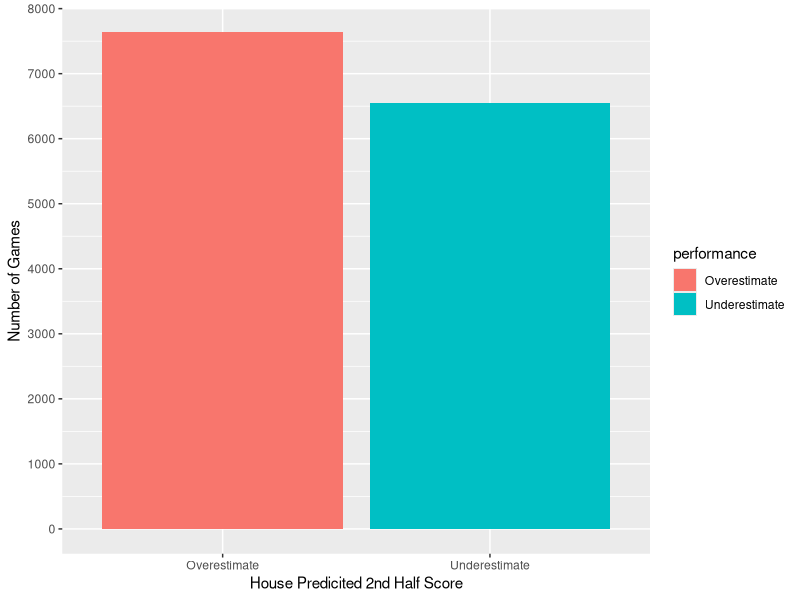
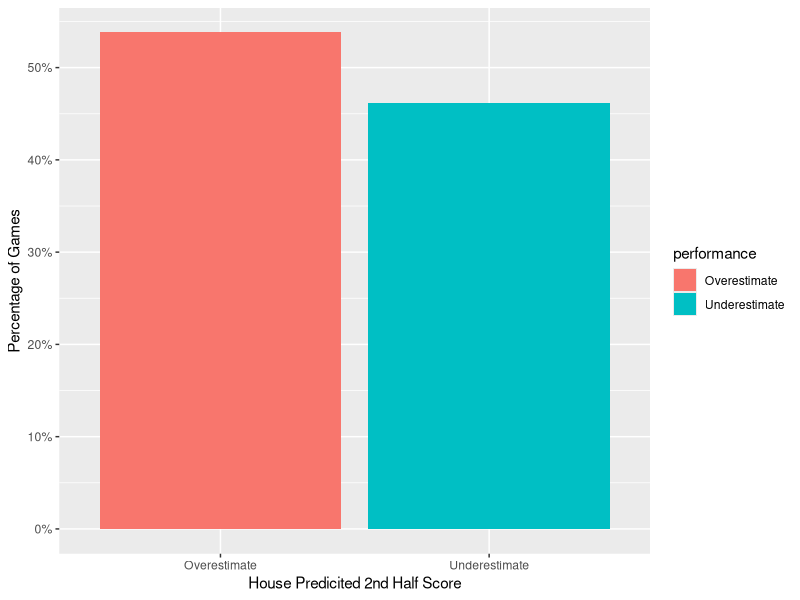
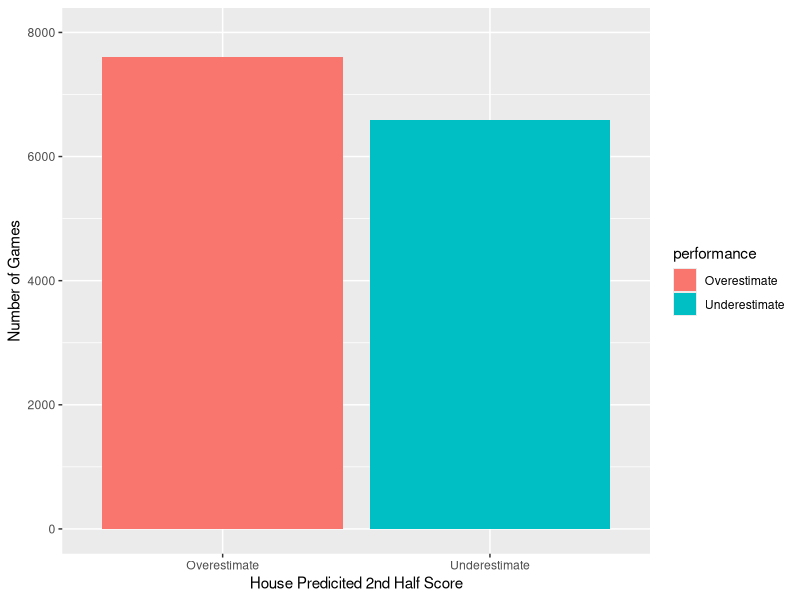
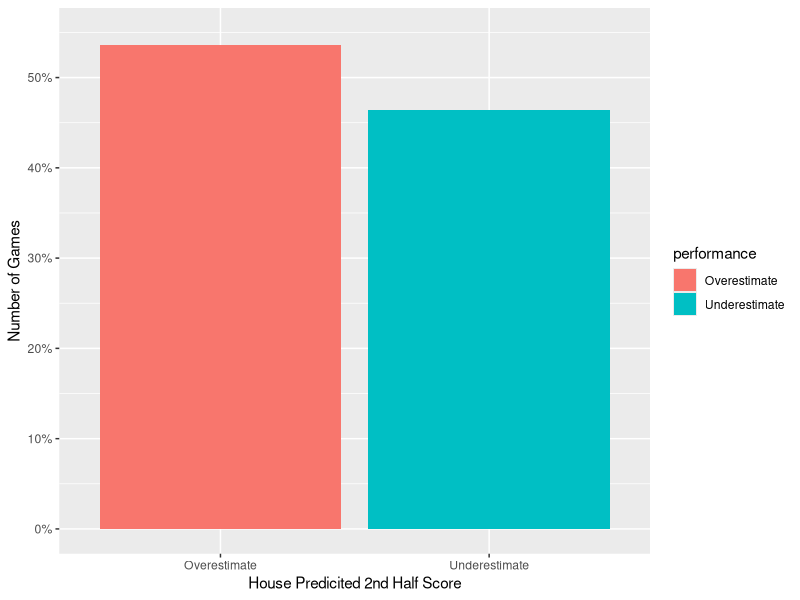
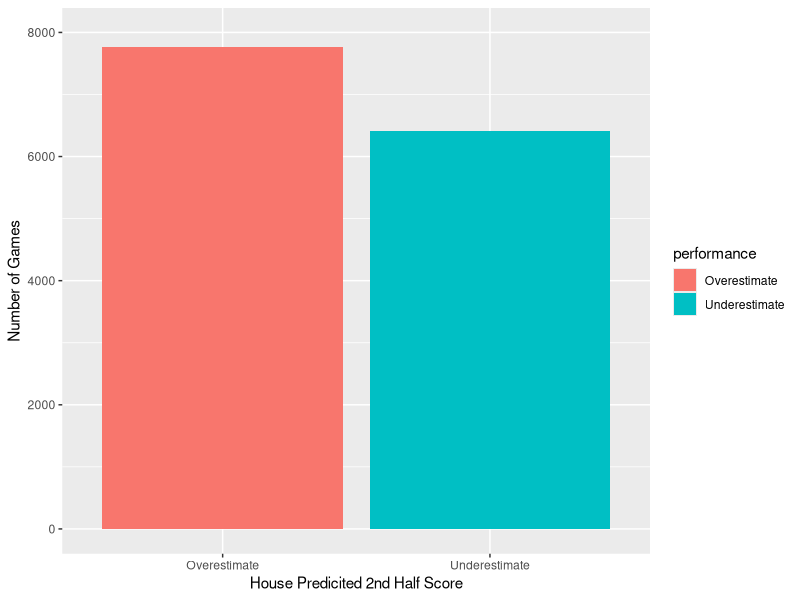
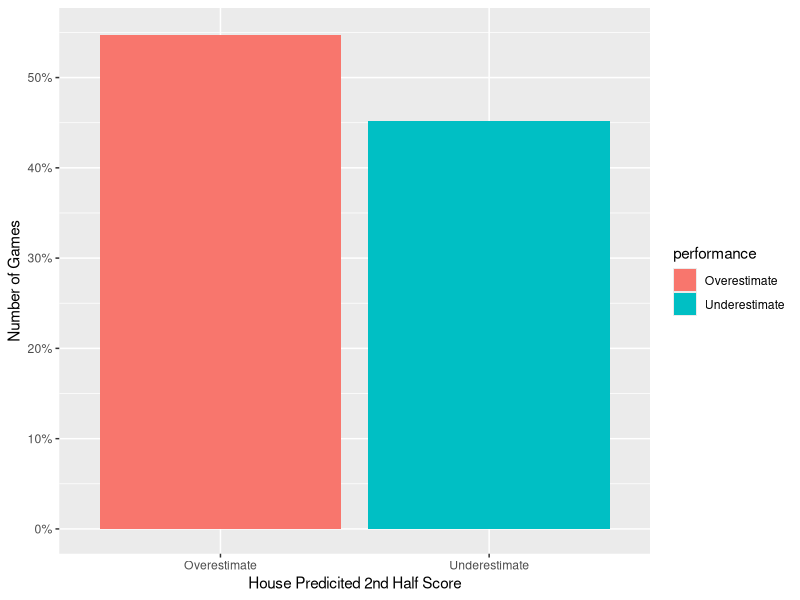
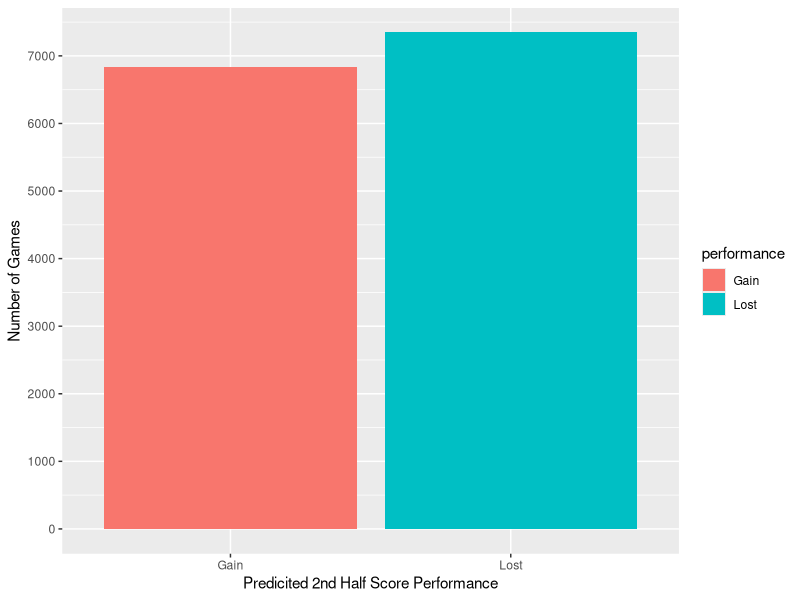
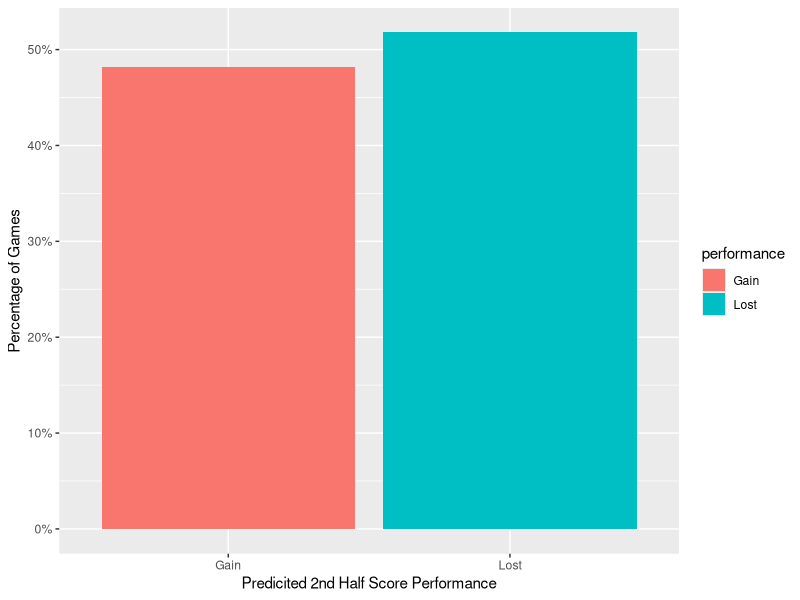

These charts were generated, in order, by the following R code:
## ---- chunk 1
knitr::opts_chunk$set(message = FALSE,
                      warning = FALSE)
## ---- chunk 2
library(tidyverse)
df <- read_csv('tidy.csv')

hw4_df <- df %>% select(Date,V, H, V1, V2, V3, V4, H1, H2, H3, H4, OU2H) %>%
  mutate(Year = format(Date, "%Y") ) %>%
  mutate(Q3Q4 = V3+V4+H3+H4) %>%
  mutate(Q1Q2 = V1+V2+H1+H2) %>%
  mutate(Q1 = V1+H1) %>%
  select(Year, Q1, Q1Q2, Q3Q4, OU2H, V, H) 

## ---- chunk 3
df <- hw4_df %>% select(OU2H, Q3Q4) %>% 
  mutate(performance = if_else(OU2H > Q3Q4, 'Overestimate', 'Underestimate')) 

ggplot(df, aes(x = performance, fill = performance)) +
  geom_bar() +
  scale_y_continuous("Number of Games", breaks = c(0, 1000, 2000, 3000, 4000, 5000, 6000, 7000, 8000)) +
  scale_x_discrete("House Predicited 2nd Half Score")

ggplot(df, aes(x = performance, fill = performance)) +
  geom_bar(aes(y = (..count..)/sum(..count..))) +
  scale_y_continuous("Percentage of Games", breaks = c(0, 0.1, 0.2, 0.3, 0.4, 0.5), labels = c('0%', '10%', '20%', '30%', '40%', '50%')) +
  scale_x_discrete("House Predicited 2nd Half Score")
## ---- chunk 4
df <- hw4_df %>% select(Q1, Q3Q4) %>% 
  mutate(performance = if_else(Q1*2 > Q3Q4, 'Overestimate', 'Underestimate')) 

ggplot(df, aes(x = performance, fill = performance)) +
  geom_bar() +
  scale_y_continuous("Number of Games", breaks = c(0, 2000, 4000, 6000, 8000)) +
  scale_x_discrete("House Predicited 2nd Half Score") +
  coord_cartesian(ylim=c(0,8000))

ggplot(df, aes(x = performance, fill = performance)) +
  geom_bar(aes(y=(..count..)/sum(..count..))) +
  scale_y_continuous("Number of Games", breaks = c(0, 0.1, 0.2, 0.3, 0.4, 0.5), labels = c('0%', '10%', '20%', '30%', '40%', '50%')) +
  scale_x_discrete("House Predicited 2nd Half Score")+
  coord_cartesian(ylim=c(0,0.55))

df <- hw4_df %>% select(Q1Q2, Q3Q4) %>% 
  mutate(performance = if_else(Q1Q2 > Q3Q4, 'Overestimate', 'Underestimate')) 

ggplot(df, aes(x = performance, fill = performance)) +
  geom_bar() +
  scale_y_continuous("Number of Games", breaks = c(0, 2000, 4000, 6000, 8000)) +
  scale_x_discrete("House Predicited 2nd Half Score") +
  coord_cartesian(ylim=c(0,8000))

ggplot(df, aes(x = performance, fill = performance)) +
  geom_bar(aes(y=(..count..)/sum(..count..))) +
  scale_y_continuous("Number of Games", breaks = c(0, 0.1, 0.2, 0.3, 0.4, 0.5), labels = c('0%', '10%', '20%', '30%', '40%', '50%')) +
  scale_x_discrete("House Predicited 2nd Half Score") +
  coord_cartesian(ylim=c(0,0.55))
## ---- chunk 5
df <- hw4_df %>% select(Q1, Q3Q4, OU2H) %>% 
  mutate(performance = if_else( ((OU2H>Q3Q4)&(OU2H>2*Q1))|(OU2H<Q3Q4)&(OU2H<2*Q1) ,'Gain','Lost')) 

ggplot(df, aes(x = performance, fill = performance)) +
  geom_bar() +
  scale_y_continuous("Number of Games", breaks = c(0, 1000, 2000, 3000, 4000, 5000, 6000, 7000)) +
  scale_x_discrete("Predicited 2nd Half Score Performance")

df <- hw4_df %>% select(Q1, Q3Q4, OU2H) %>% 
  mutate(performance = if_else( ((OU2H>Q3Q4)&(OU2H>2*Q1))|(OU2H<Q3Q4)&(OU2H<2*Q1) ,'Gain','Lost')) 

ggplot(df, aes(x = performance, fill = performance)) +
  geom_bar(aes(y = (..count..)/sum(..count..))) +
  scale_y_continuous("Percentage of Games", breaks = c(0, 0.1, 0.2, 0.3, 0.4, 0.5), labels = c('0%', '10%', '20%', '30%', '40%', '50%')) +
  scale_x_discrete("Predicited 2nd Half Score Performance")
## ---- chunk 6
df <- hw4_df %>% select(Q1Q2, Q3Q4, OU2H) %>% 
  mutate(performance = if_else( ((OU2H>Q3Q4)&(OU2H>Q1Q2))|(OU2H<Q3Q4)&(OU2H<Q1Q2) ,'Gain','Lost')) 

ggplot(df, aes(x = performance, fill = performance)) +
  geom_bar() +
  scale_y_continuous("Number of Games", breaks = c(0, 1000, 2000, 3000, 4000, 5000, 6000, 7000)) +
  scale_x_discrete("Predicited 2nd Half Score Performance")

df <- hw4_df %>% select(Q1Q2, Q3Q4, OU2H) %>% 
  mutate(performance = if_else( ((OU2H>Q3Q4)&(OU2H>Q1Q2))|(OU2H<Q3Q4)&(OU2H<Q1Q2) ,'Gain','Lost')) 

ggplot(df, aes(x = performance, fill = performance)) +
  geom_bar(aes(y = (..count..)/sum(..count..))) +
  scale_y_continuous("Percentage of Games", breaks = c(0, 0.1, 0.2, 0.3, 0.4, 0.5), labels = c('0%', '10%', '20%', '30%', '40%', '50%')) +
  scale_x_discrete("Predicited 2nd Half Score Performance")
## ---- chunk 7
df <- hw4_df %>% select(Q1, Q3Q4, OU2H, Year) %>% 
  mutate(performance = if_else( ((OU2H>Q3Q4)&(OU2H>2*Q1))|(OU2H<Q3Q4)&(OU2H<2*Q1) ,'Gain','Lost'))

ggplot(df, aes(x = Year, fill = performance)) +
  geom_bar(position = "dodge") +
  scale_y_continuous("Number of Games") +
  scale_x_discrete("Predicited 2nd Half Score Performance")

df <- hw4_df %>% select(Q1Q2, Q3Q4, OU2H, Year) %>% 
  mutate(performance = if_else( ((OU2H>Q3Q4)&(OU2H>Q1Q2))|(OU2H<Q3Q4)&(OU2H<Q1Q2) ,'Gain','Lost')) 

ggplot(df, aes(x = Year, fill = performance)) +
  geom_bar(position = "dodge") +
  scale_y_continuous("Number of Games") +
  scale_x_discrete("Predicited 2nd Half Score Performance") 
## ---- chunk 8
East <- c("Atlanta", "Boston", "Brooklyn", "Charlotte", "Chicago", "Cleveland", "Detroit", "Indiana", "Miami", "Milwaukee","NewYork","Orlando","Philadelphia","Toronto","Washington")

df <- hw4_df %>% select(V, H, Q1, Q3Q4, OU2H, Year) %>% 
  mutate(performance = if_else( ((OU2H>Q3Q4)&(OU2H>2*Q1))|(OU2H<Q3Q4)&(OU2H<2*Q1) ,'Gain','Lost')) %>%
  mutate(Vside = if_else(V %in% East, 'East', 'West')) %>%
  mutate(Hside = if_else(H %in% East, 'East', 'West')) %>%
  mutate(side = if_else( Vside == Hside, if_else(Vside == 'East', 'East', 'West'), 'East-West'))

ggplot(df, aes(x = side, fill = performance)) +
  geom_bar(position = "dodge") +
  scale_y_continuous("Number of Games") +
  scale_x_discrete("Predicited 2nd Half Score Performance") +
  facet_wrap(~Year)

df <- hw4_df %>% select(V, H, Q1Q2, Q3Q4, OU2H, Year) %>% 
  mutate(performance = if_else( ((OU2H>Q3Q4)&(OU2H>Q1Q2))|(OU2H<Q3Q4)&(OU2H<Q1Q2) ,'Gain','Lost')) %>%
  mutate(Vside = if_else(V %in% East, 'East', 'West')) %>%
  mutate(Hside = if_else(H %in% East, 'East', 'West')) %>%
  mutate(side = if_else( Vside == Hside, if_else(Vside == 'East', 'East', 'West'), 'East-West'))

ggplot(df, aes(x = side, fill = performance)) +
  geom_bar(position = "dodge") +
  scale_y_continuous("Number of Games") +
  scale_x_discrete("Predicited 2nd Half Score Performance") +
  facet_wrap(~Year)

## ---- chunk 9

df <- hw4_df %>% select( Q1, Q1Q2, Q3Q4, Year)

ggplot(df) + 
  geom_point(aes(x=Q1,y=Q3Q4), alpha= 0.1) +
  facet_wrap(~Year) +
  scale_x_continuous("Q1 Score") + 
  scale_y_continuous("2nd Half Score")

ggplot(df) +
  geom_point(aes(x=Q1Q2, y=Q3Q4), alpha= 0.1) +
  facet_wrap(~Year) +
  scale_x_continuous("Q1+Q2 Score") + 
  scale_y_continuous("2nd Half Score")

